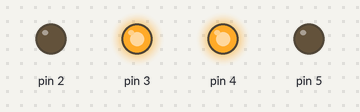
Recording of a sketch running on a simulated Arduino Uno, built with avr-gcc and run on an emulated ATmega328P. Shown: output pins drawn as LEDs (lit = HIGH).

Above: at 0.5 s.
At 3.5 s:
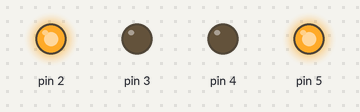
Timing chart, 0 to 4.6 s (numbered marks = the images above):
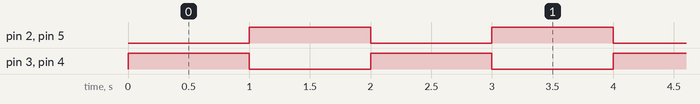

Measured:
- by itself, pin 2–5: alternates HIGH for 1.0 s and LOW for 1.0 s

The sketch:

monofasicClock.ino
```cpp
void clock(){
  digitalWrite(2, LOW);
  digitalWrite(5, LOW);
  digitalWrite(3, HIGH);
  digitalWrite(4, HIGH);
  delay(1000);
  digitalWrite(3, LOW);
  digitalWrite(4, LOW);
  digitalWrite(2, HIGH);
  digitalWrite(5, HIGH);
  delay(1000);
}

void setup() {
  pinMode(2, OUTPUT);
  pinMode(3, OUTPUT);
  pinMode(4, OUTPUT);
  pinMode(5, OUTPUT);

  digitalWrite(2, LOW);
  digitalWrite(3, LOW);
  digitalWrite(4, LOW);
  digitalWrite(5, LOW);
}

void loop() {
  clock();
}
```
